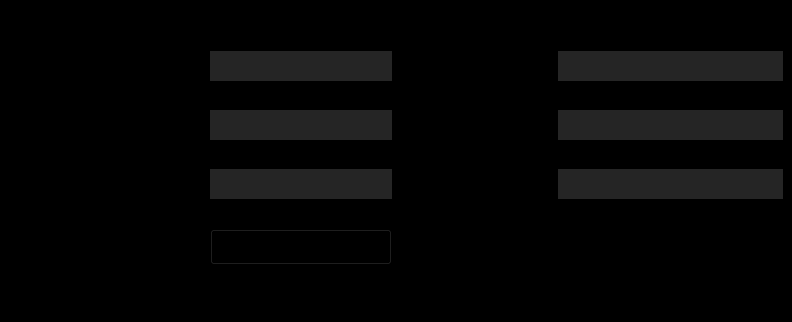
<?xml version="1.0" encoding="UTF-8"?>
<ui version="4.0">
 <class>Credit</class>
 <widget class="QMainWindow" name="Credit">
  <property name="geometry">
   <rect>
    <x>0</x>
    <y>0</y>
    <width>656</width>
    <height>322</height>
   </rect>
  </property>
  <property name="windowTitle">
   <string>MainWindow</string>
  </property>
  <property name="styleSheet">
   <string notr="true">QWidget {
	background-color: balck;
}</string>
  </property>
  <widget class="QWidget" name="centralwidget">
   <layout class="QGridLayout" name="gridLayout">
    <item row="1" column="2">
     <widget class="QLabel" name="label_6">
      <property name="font">
       <font>
        <family>Arial</family>
        <pointsize>18</pointsize>
        <bold>true</bold>
       </font>
      </property>
      <property name="text">
       <string>Overpayment</string>
      </property>
      <property name="alignment">
       <set>Qt::AlignRight|Qt::AlignTrailing|Qt::AlignVCenter</set>
      </property>
     </widget>
    </item>
    <item row="0" column="0">
     <widget class="QLabel" name="label">
      <property name="font">
       <font>
        <family>Arial</family>
        <pointsize>18</pointsize>
        <bold>true</bold>
       </font>
      </property>
      <property name="text">
       <string>Ammount</string>
      </property>
      <property name="alignment">
       <set>Qt::AlignRight|Qt::AlignTrailing|Qt::AlignVCenter</set>
      </property>
     </widget>
    </item>
    <item row="1" column="1">
     <widget class="QLineEdit" name="Months">
      <property name="sizePolicy">
       <sizepolicy hsizetype="Expanding" vsizetype="Fixed">
        <horstretch>0</horstretch>
        <verstretch>0</verstretch>
       </sizepolicy>
      </property>
      <property name="font">
       <font>
        <family>Arial</family>
        <pointsize>18</pointsize>
        <bold>true</bold>
       </font>
      </property>
      <property name="focusPolicy">
       <enum>Qt::ClickFocus</enum>
      </property>
      <property name="styleSheet">
       <string notr="true">QLineEdit {
	background-color: rgb(37, 37, 37);
	border: 1px black;
	color: white;
}</string>
      </property>
      <property name="alignment">
       <set>Qt::AlignRight|Qt::AlignTrailing|Qt::AlignVCenter</set>
      </property>
     </widget>
    </item>
    <item row="2" column="0">
     <widget class="QLabel" name="label_3">
      <property name="font">
       <font>
        <family>Arial</family>
        <pointsize>18</pointsize>
        <bold>true</bold>
       </font>
      </property>
      <property name="text">
       <string>Interest rate</string>
      </property>
      <property name="alignment">
       <set>Qt::AlignRight|Qt::AlignTrailing|Qt::AlignVCenter</set>
      </property>
     </widget>
    </item>
    <item row="2" column="1">
     <widget class="QLineEdit" name="Perc">
      <property name="sizePolicy">
       <sizepolicy hsizetype="Expanding" vsizetype="Fixed">
        <horstretch>0</horstretch>
        <verstretch>0</verstretch>
       </sizepolicy>
      </property>
      <property name="font">
       <font>
        <family>Arial</family>
        <pointsize>18</pointsize>
        <bold>true</bold>
       </font>
      </property>
      <property name="focusPolicy">
       <enum>Qt::ClickFocus</enum>
      </property>
      <property name="styleSheet">
       <string notr="true">QLineEdit {
	background-color: rgb(37, 37, 37);
	border: 1px black;
	color: white;
}</string>
      </property>
      <property name="alignment">
       <set>Qt::AlignRight|Qt::AlignTrailing|Qt::AlignVCenter</set>
      </property>
     </widget>
    </item>
    <item row="0" column="1">
     <widget class="QLineEdit" name="Summ">
      <property name="sizePolicy">
       <sizepolicy hsizetype="Expanding" vsizetype="Fixed">
        <horstretch>0</horstretch>
        <verstretch>0</verstretch>
       </sizepolicy>
      </property>
      <property name="font">
       <font>
        <family>Arial</family>
        <pointsize>18</pointsize>
        <bold>true</bold>
       </font>
      </property>
      <property name="styleSheet">
       <string notr="true">QLineEdit {
	background-color: rgb(37, 37, 37);
	border: 1px black;
	color: white;
}</string>
      </property>
      <property name="alignment">
       <set>Qt::AlignRight|Qt::AlignTrailing|Qt::AlignVCenter</set>
      </property>
     </widget>
    </item>
    <item row="3" column="1">
     <widget class="QComboBox" name="Type">
      <property name="sizePolicy">
       <sizepolicy hsizetype="Minimum" vsizetype="Fixed">
        <horstretch>0</horstretch>
        <verstretch>0</verstretch>
       </sizepolicy>
      </property>
      <property name="font">
       <font>
        <family>Arial</family>
        <pointsize>18</pointsize>
        <bold>true</bold>
       </font>
      </property>
      <property name="styleSheet">
       <string notr="true">QComboBox {
	background-color: black;
}</string>
      </property>
      <item>
       <property name="text">
        <string>Annuity</string>
       </property>
      </item>
      <item>
       <property name="text">
        <string>Differentiated</string>
       </property>
      </item>
     </widget>
    </item>
    <item row="1" column="0">
     <widget class="QLabel" name="label_2">
      <property name="font">
       <font>
        <family>Arial</family>
        <pointsize>18</pointsize>
        <bold>true</bold>
       </font>
      </property>
      <property name="text">
       <string>Term (in months)</string>
      </property>
      <property name="alignment">
       <set>Qt::AlignRight|Qt::AlignTrailing|Qt::AlignVCenter</set>
      </property>
     </widget>
    </item>
    <item row="3" column="0">
     <widget class="QLabel" name="label_4">
      <property name="font">
       <font>
        <family>Arial</family>
        <pointsize>18</pointsize>
        <bold>true</bold>
       </font>
      </property>
      <property name="text">
       <string>Type</string>
      </property>
      <property name="alignment">
       <set>Qt::AlignRight|Qt::AlignTrailing|Qt::AlignVCenter</set>
      </property>
     </widget>
    </item>
    <item row="2" column="3">
     <widget class="QLineEdit" name="Total">
      <property name="sizePolicy">
       <sizepolicy hsizetype="Fixed" vsizetype="Fixed">
        <horstretch>0</horstretch>
        <verstretch>0</verstretch>
       </sizepolicy>
      </property>
      <property name="font">
       <font>
        <family>Arial</family>
        <pointsize>18</pointsize>
        <bold>true</bold>
       </font>
      </property>
      <property name="focusPolicy">
       <enum>Qt::NoFocus</enum>
      </property>
      <property name="styleSheet">
       <string notr="true">QLineEdit {
	background-color: rgb(37, 37, 37);
	border: 1px black;
	color: white;
}</string>
      </property>
      <property name="alignment">
       <set>Qt::AlignRight|Qt::AlignTrailing|Qt::AlignVCenter</set>
      </property>
     </widget>
    </item>
    <item row="2" column="2">
     <widget class="QLabel" name="label_7">
      <property name="font">
       <font>
        <family>Arial</family>
        <pointsize>18</pointsize>
        <bold>true</bold>
       </font>
      </property>
      <property name="text">
       <string>Total</string>
      </property>
      <property name="alignment">
       <set>Qt::AlignRight|Qt::AlignTrailing|Qt::AlignVCenter</set>
      </property>
     </widget>
    </item>
    <item row="1" column="3">
     <widget class="QLineEdit" name="Over">
      <property name="sizePolicy">
       <sizepolicy hsizetype="Expanding" vsizetype="Fixed">
        <horstretch>0</horstretch>
        <verstretch>0</verstretch>
       </sizepolicy>
      </property>
      <property name="font">
       <font>
        <family>Arial</family>
        <pointsize>18</pointsize>
        <bold>true</bold>
       </font>
      </property>
      <property name="focusPolicy">
       <enum>Qt::NoFocus</enum>
      </property>
      <property name="styleSheet">
       <string notr="true">QLineEdit {
	background-color: rgb(37, 37, 37);
	border: 1px black;
	color: white;
}</string>
      </property>
      <property name="alignment">
       <set>Qt::AlignRight|Qt::AlignTrailing|Qt::AlignVCenter</set>
      </property>
     </widget>
    </item>
    <item row="0" column="2">
     <widget class="QLabel" name="label_5">
      <property name="font">
       <font>
        <family>Arial</family>
        <pointsize>18</pointsize>
        <bold>true</bold>
       </font>
      </property>
      <property name="text">
       <string>Monthly</string>
      </property>
      <property name="alignment">
       <set>Qt::AlignRight|Qt::AlignTrailing|Qt::AlignVCenter</set>
      </property>
     </widget>
    </item>
    <item row="0" column="3">
     <widget class="QLineEdit" name="Monthly">
      <property name="sizePolicy">
       <sizepolicy hsizetype="Expanding" vsizetype="Fixed">
        <horstretch>0</horstretch>
        <verstretch>0</verstretch>
       </sizepolicy>
      </property>
      <property name="font">
       <font>
        <family>Arial</family>
        <pointsize>18</pointsize>
        <bold>true</bold>
       </font>
      </property>
      <property name="focusPolicy">
       <enum>Qt::NoFocus</enum>
      </property>
      <property name="styleSheet">
       <string notr="true">QLineEdit {
	background-color: rgb(37, 37, 37);
	border: 1px black;
	color: white;
}</string>
      </property>
      <property name="alignment">
       <set>Qt::AlignRight|Qt::AlignTrailing|Qt::AlignVCenter</set>
      </property>
     </widget>
    </item>
    <item row="3" column="2" colspan="2">
     <widget class="QPushButton" name="Res">
      <property name="sizePolicy">
       <sizepolicy hsizetype="Preferred" vsizetype="Preferred">
        <horstretch>0</horstretch>
        <verstretch>0</verstretch>
       </sizepolicy>
      </property>
      <property name="font">
       <font>
        <family>Arial</family>
        <pointsize>18</pointsize>
        <bold>true</bold>
       </font>
      </property>
      <property name="styleSheet">
       <string notr="true">QPushButton {
	background-color: black;
	border: 1px #ffffff;
	padding: 5px;
}

QPushButton: pressed {
	background-color: #808080;
	border: 1px #ffffff;
	padding: 5px;
}</string>
      </property>
      <property name="text">
       <string>Calculate</string>
      </property>
     </widget>
    </item>
   </layout>
  </widget>
  <widget class="QMenuBar" name="menubar">
   <property name="geometry">
    <rect>
     <x>0</x>
     <y>0</y>
     <width>656</width>
     <height>24</height>
    </rect>
   </property>
   <widget class="QMenu" name="menuMod">
    <property name="title">
     <string>Mod</string>
    </property>
    <addaction name="actionCalc"/>
    <addaction name="actionPlot"/>
    <addaction name="actionCredit"/>
   </widget>
   <addaction name="menuMod"/>
  </widget>
  <widget class="QStatusBar" name="statusbar"/>
  <action name="actionCalc">
   <property name="checkable">
    <bool>true</bool>
   </property>
   <property name="text">
    <string>Calc</string>
   </property>
  </action>
  <action name="actionPlot">
   <property name="checkable">
    <bool>true</bool>
   </property>
   <property name="text">
    <string>Plot</string>
   </property>
  </action>
  <action name="actionCredit">
   <property name="checkable">
    <bool>true</bool>
   </property>
   <property name="checked">
    <bool>true</bool>
   </property>
   <property name="enabled">
    <bool>false</bool>
   </property>
   <property name="text">
    <string>Credit</string>
   </property>
  </action>
 </widget>
 <resources/>
 <connections/>
</ui>
